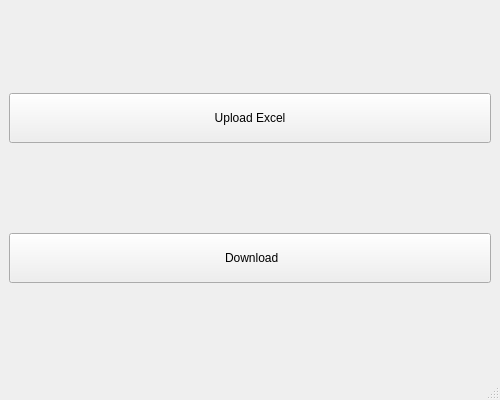
<?xml version="1.0" encoding="UTF-8"?>
<ui version="4.0">
 <class>Home</class>
 <widget class="QMainWindow" name="Home">
  <property name="geometry">
   <rect>
    <x>0</x>
    <y>0</y>
    <width>500</width>
    <height>400</height>
   </rect>
  </property>
  <property name="minimumSize">
   <size>
    <width>500</width>
    <height>400</height>
   </size>
  </property>
  <property name="maximumSize">
   <size>
    <width>500</width>
    <height>400</height>
   </size>
  </property>
  <property name="windowTitle">
   <string>Grean House LK</string>
  </property>
  <widget class="QWidget" name="centralwidget">
   <layout class="QGridLayout" name="gridLayout">
    <item row="0" column="0">
     <widget class="QPushButton" name="upload_excel">
      <property name="minimumSize">
       <size>
        <width>0</width>
        <height>50</height>
       </size>
      </property>
      <property name="cursor">
       <cursorShape>PointingHandCursor</cursorShape>
      </property>
      <property name="mouseTracking">
       <bool>false</bool>
      </property>
      <property name="focusPolicy">
       <enum>Qt::ClickFocus</enum>
      </property>
      <property name="text">
       <string>Upload Excel</string>
      </property>
     </widget>
    </item>
    <item row="1" column="0">
     <widget class="QPushButton" name="print_or_download">
      <property name="minimumSize">
       <size>
        <width>0</width>
        <height>50</height>
       </size>
      </property>
      <property name="cursor">
       <cursorShape>PointingHandCursor</cursorShape>
      </property>
      <property name="focusPolicy">
       <enum>Qt::ClickFocus</enum>
      </property>
      <property name="text">
       <string> Download</string>
      </property>
     </widget>
    </item>
   </layout>
  </widget>
  <widget class="QMenuBar" name="menubar">
   <property name="geometry">
    <rect>
     <x>0</x>
     <y>0</y>
     <width>500</width>
     <height>22</height>
    </rect>
   </property>
  </widget>
  <widget class="QStatusBar" name="statusbar"/>
 </widget>
 <resources/>
 <connections/>
</ui>
